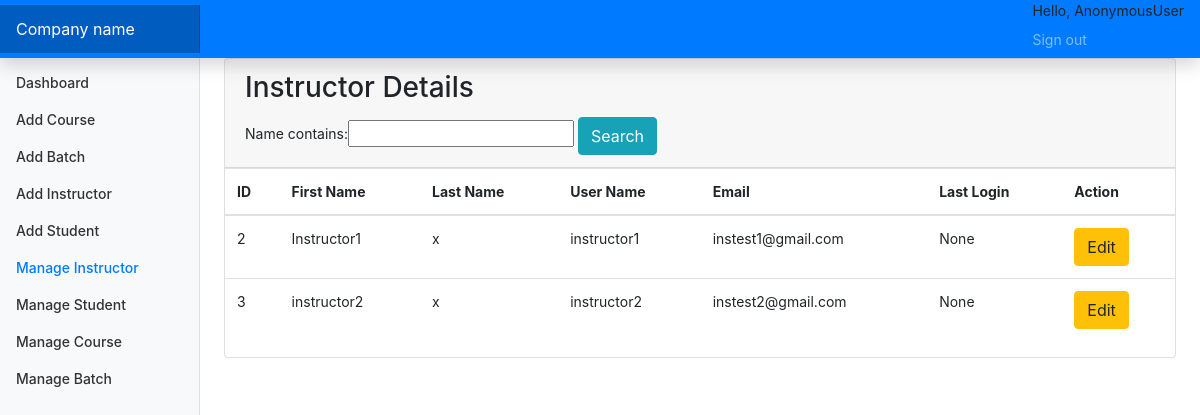
The page /managei on the database as committed earlier.
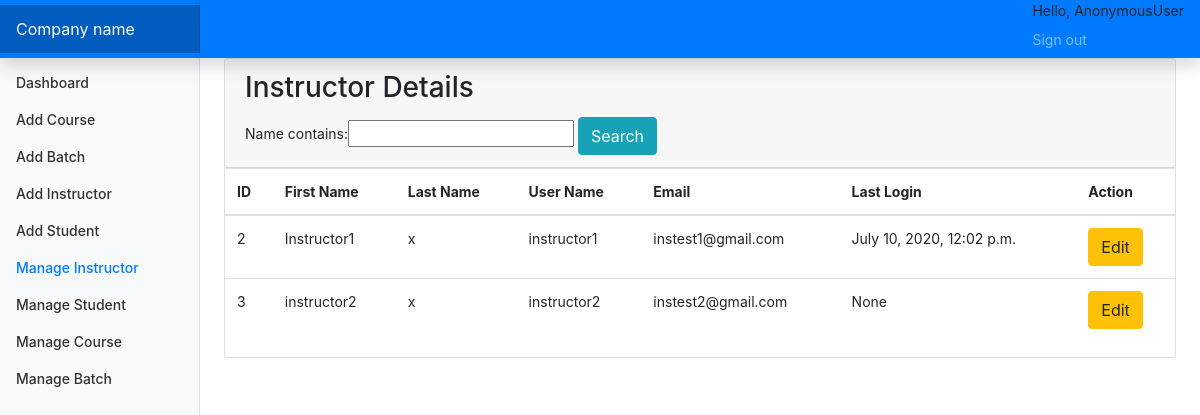
The same page on the database as committed later.
### account/models.py (models this page shows, shortened)
class Instructor(models.Model):
    id=models.AutoField(primary_key=True)
    name=models.CharField(max_length=255,null=True,blank=True)
    user=models.OneToOneField(CustomUser,on_delete=models.CASCADE)
    objects=models.Manager()

class CustomUser(AbstractUser):
    user_type_data=((1,"Admin"),(2,"Instructor"),(3,"Students"))
    user_type=models.CharField(default=1,choices=user_type_data,max_length=10)

### account/views.py (the view)
# urls.py: path('managei',views.manageInstructor,name="managei"),
def manageInstructor(request):
    ins=Instructor.objects.all()
    myfilter=InstructorFilter(request.GET,queryset=ins)
    ins=myfilter.qs
    return render(request,"HOD/manage_instructor.html",{"instructors":ins,"myfilter":myfilter})

### account/templates/HOD/manage_instructor.html (shortened to what this page needs)
{% extends 'base.html'%}
{% block sidebarstuff %}
<li class="nav-item">
    <a class="nav-link" href="{% url 'dashboard' %}">
        Dashboard <span class="sr-only">(current)</span>
    </a>
</li>
<li class="nav-item">
    <a class="nav-link" href="{% url 'addCourses' %}">
        Add Course
    </a>
</li>
<li class="nav-item">
    <a class="nav-link" href="{% url 'addBatch' %}">
        Add Batch
    </a>
</li>
<li class="nav-item">
    <a class="nav-link" href="{% url 'addInstructor' %}">
        Add Instructor
    </a>
</li>
<li class="nav-item">
    <a class="nav-link" href="{% url 'addStudent' %}">
        Add Student
    </a>
</li>
<li class="nav-item">
    <a class="nav-link active" href="{% url 'managei' %}">
        Manage Instructor
    </a>
</li>
<li class="nav-item">
    <a class="nav-link" href="{% url 'manages' %}">
        Manage Student
    </a>
</li>
<li class="nav-item">
    <a class="nav-link" href="{% url 'managec' %}">
        Manage Course
    </a>
</li>
<li class="nav-item">
    <a class="nav-link" href="{% url 'manageb' %}">
        Manage Batch
    </a>
</li>
{% endblock sidebarstuff %}
{% block maincontent %}
<main role="main" class="col-md-9 ml-sm-auto col-lg-10 px-md-4">
    <div class="row">
        <div class="col-md-12 ">
            <div class="card">
                <div class="card-header">
                    <h3 class="card-title">Instructor Details</h3>
                    <div class="card-tools">
                        <div class="input-group input-group-sm" style="width: auto;">
                            <form method="GET">
                                {{myfilter.form}}
                                <button type="submit" class="btn btn-info">Search</button>
                                </form>
                        </div>
                    </div>
                </div>
                <div class="card-body table-responsive p-0">
                    <table class="table table-hover text-nowrap">
                        <thead>
                            <tr>
                                <th>ID</th>
                                <th>First Name</th>
                                <th>Last Name</th>
                                <th>User Name</th>
                                <th>Email</th>
                                <th>Last Login</th>
                                <th>Action</th>
                            </tr>
                        </thead>
                        <tbody>
                            {% for instructor in instructors %}
                            <tr>
                                <td>{{ instructor.user.id }}</td>
                                <td>{{ instructor.user.first_name }}</td>
                                <td>{{ instructor.user.last_name }}</td>
                                <td>{{ instructor.user.username }}</td>
                                <td>{{ instructor.user.email }}</td>
                                <td>{{ instructor.user.last_login }}</td>
                                <td><a href="/edit_instructor/{{ instructor.user.id }}" class="btn btn-warning">Edit</a>
                                </td>
                            </tr>
                            {% endfor %}
                        </tbody>
                    </table>
                </div>
            </div>
        </div>
    </div>
</main>
{% endblock maincontent %}

Rows that differ between the two databases and show on the page:
changed through a linked row, Instructor "Instructor1": user.last_login "None" → "July 10, 2020, 12:02 p.m."
